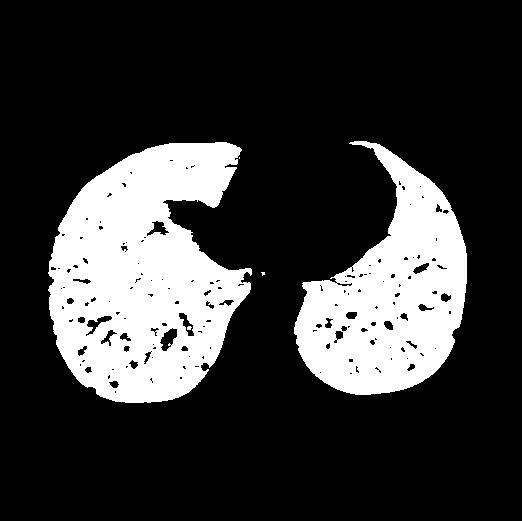
#> input picture IVP_final/temp_output/step3.jpg, 522 x 521 px
$ python contour_smoothing.py
#> lines starting #> are read from the running program, lines starting #| are printed output that depends on the picture; after the words box and inside, x2 and y2 are one past the last pixel; in counts of white or black regions, pixels touching at a corner belong together
#> further down, img is the input picture: shape (521, 522); min 0, max 255, mean 56.2
import cv2
import numpy as np

def dilate_this(img, structuring_kernel):

    img = ((img >= 127)*255).astype('uint8')
    orig_shape = img.shape
    pad_width = len(structuring_kernel) - 2
    image_pad = np.pad(array=img, pad_width=pad_width, mode='constant')
    pimg_shape = image_pad.shape
    h_reduce, w_reduce = (pimg_shape[0] - orig_shape[0]), (pimg_shape[1] - orig_shape[1])

    flat_submatrices = np.array([
        image_pad[i:(i + len(structuring_kernel) ), j:(j + len(structuring_kernel) )]
        for i in range(pimg_shape[0] - h_reduce) for j in range(pimg_shape[1] - w_reduce)
    ])

    image_dil = np.array([255 if (i == np.array(structuring_kernel)).any() else 0 for i in flat_submatrices])
    image_dil = image_dil.reshape(orig_shape)

    return image_dil

def erode_this(img, structuring_kernel):

    img = ((img >= 127)*255).astype('uint8')
#> img: shape (521, 522); 22% white; 5 white regions (3 under 20 px), largest, box (x1, y1, x2, y2) and area: (48, 142, 252, 403) 35862, (294, 141, 467, 395) 24062
    orig_shape = img.shape
#> orig_shape = (521, 522)
    pad_width = len(structuring_kernel) - 2
    image_pad = np.pad(array=img, pad_width=pad_width, mode='constant')
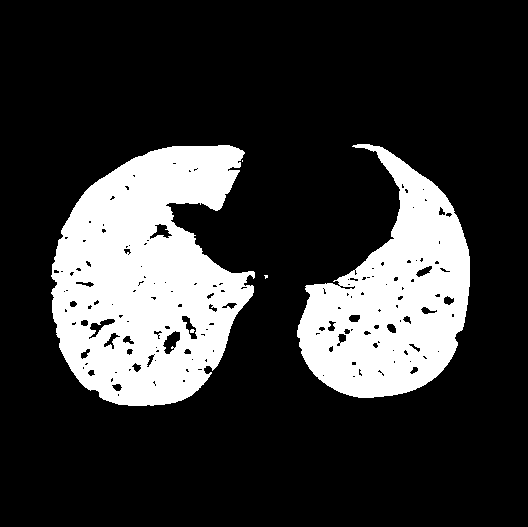
#> image_pad: shape (527, 528); 21.5% white; 5 white regions (3 under 20 px), largest, box (x1, y1, x2, y2) and area: (51, 145, 255, 406) 35862, (297, 144, 470, 398) 24062
    pimg_shape = image_pad.shape
#> pimg_shape = (527, 528)
    h_reduce, w_reduce = (pimg_shape[0] - orig_shape[0]), (pimg_shape[1] - orig_shape[1])
#> h_reduce = 6; w_reduce = 6

    flat_submatrices = np.array([
        image_pad[i:(i + len(structuring_kernel) ), j:(j + len(structuring_kernel) )]
        for i in range(pimg_shape[0] - h_reduce) for j in range(pimg_shape[1] - w_reduce)
    ])

    image_erode = np.array([255 if (i == np.array(structuring_kernel)).all() else 0 for i in flat_submatrices])
    image_erode = image_erode.reshape(orig_shape)
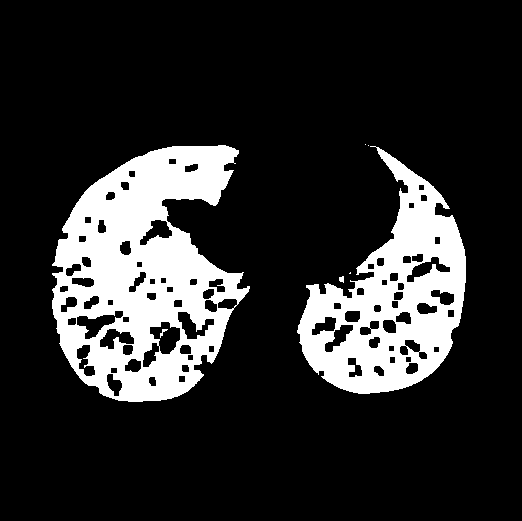
#> image_erode: shape (521, 522) int64; 17.7% white; 7 white regions (3 under 20 px), largest, box (x1, y1, x2, y2) and area: (52, 145, 250, 402) 29036, (297, 146, 466, 394) 18914, (339, 276, 344, 283) 27, (160, 329, 168, 338) 26

    return image_erode

def get_structuring_element():
    se = [[255,255,255,255,255,255,255,255,255],
        [255,255,255,255,255,255,255,255,255],
        [255,255,255,255,255,255,255,255,255],
        [255,255,255,255,255,255,255,255,255],
        [255,255,255,255,255,255,255,255,255],
        [255,255,255,255,255,255,255,255,255],
        [255,255,255,255,255,255,255,255,255],
        [255,255,255,255,255,255,255,255,255],
        [255,255,255,255,255,255,255,255,255]]

    se = np.ones((5,5)) * 255

    return se

def contour_smoothing(img):
    se = get_structuring_element()
    eroded = erode_this(img, se)
    dilated = dilate_this(eroded, se)
#> in dilate_this, `image_pad = np.pad(array=img, pad_width=pad_width, mode='constant')`:
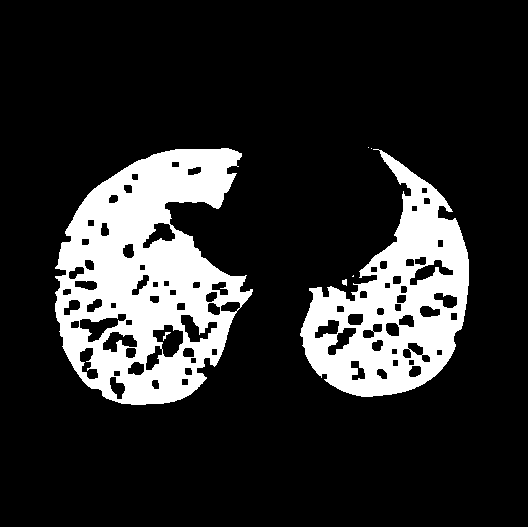
#> image_pad: shape (527, 528); 17.3% white; 7 white regions (3 under 20 px), largest, box (x1, y1, x2, y2) and area: (55, 148, 253, 405) 29036, (300, 149, 469, 397) 18914, (342, 279, 347, 286) 27, (163, 332, 171, 341) 26
#> in dilate_this, `image_dil = image_dil.reshape(orig_shape)`:
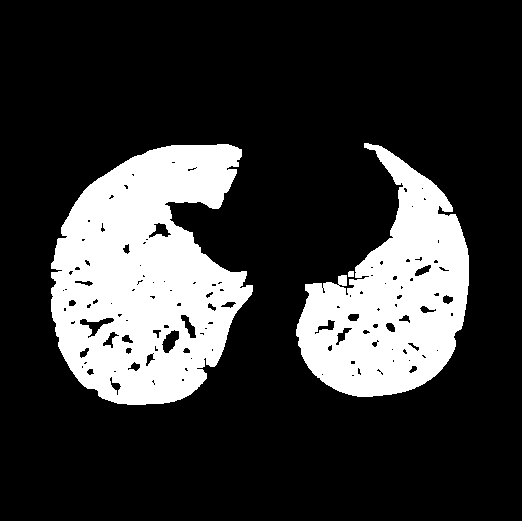
#> image_dil: shape (521, 522) int64; 21.9% white; 3 white regions, box (x1, y1, x2, y2) and area: (51, 144, 253, 405) 35582, (296, 143, 469, 397) 23826, (348, 271, 354, 277) 35
    out = dilated.astype(dtype = np.uint8)
    return out

if __name__ == '__main__':
    img = cv2.imread('temp_output/step3.jpg',0)
    out = contour_smoothing(img)

    cv2.imshow('Input Image', img)
    cv2.imshow('Output Image', out)
    cv2.waitKey(0)
    cv2.destroyAllWindows()
